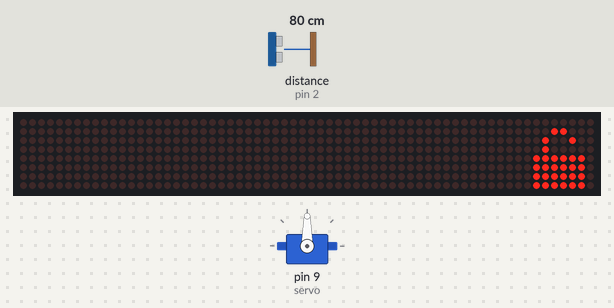
This sketch was run on a simulated Arduino Uno, built with avr-gcc and run on an emulated ATmega328P. Parts: servo, 64×8 LED matrix. The inputs (shaded band) are chosen by the test bench; at power-on: distance to the obstacle (sensor on pin 2) 80 cm. The echo pulse lasts 58.3 µs per cm.

Above: at 0.1 s.
At 6.1 s:
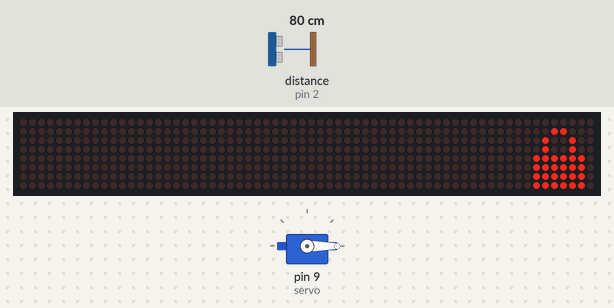
At 9.1 s:
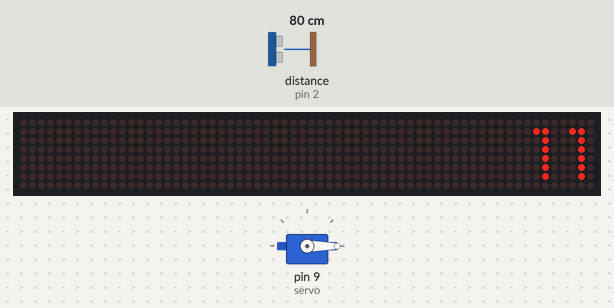
At 10.6 s:
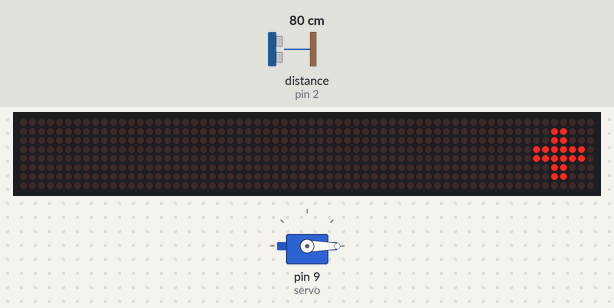
At 13.6 s:
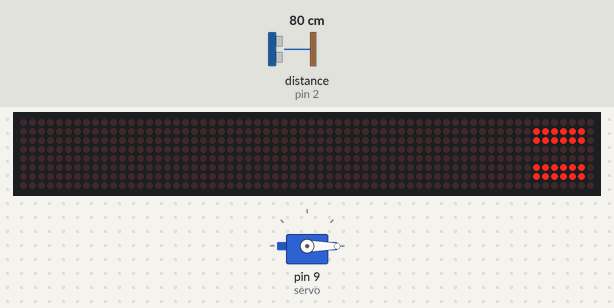
At 18.6 s:
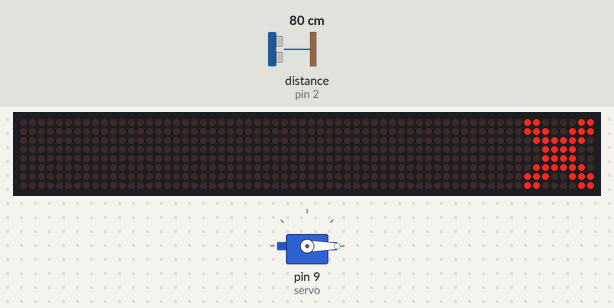

Measured:
- by itself, everything shown: repeats every 12.5 s, in 5 steps
- what the display in image 1 shows lasts 3.0 s, from 6.0 s to 9.0 s
- what the display in image 2 shows lasts 1.5 s, from 9.0 s to 10.5 s
- what the display in image 4 shows lasts 5.1 s, from 13.5 s to 18.6 s

The sketch:

main.ino
```cpp
// Importeren van modules voor componenten.
#include <LedControl.h>
#include <Servo.h>

// Pins voor de afstand senor definiëren
#define echoPin 2
#define trigPin 3

// Servo definiëren.
Servo servo;

// Operatoren definiëren. (+, -, ÷)
byte plus[8] = {0x00,0x18,0x18,0x7E,0x7E,0x18,0x18,0x00};
byte minus[8] ={0x00,0x00,0x00,0x7E,0x7E,0x00,0x00,0x00,};
byte divide[8] = {0x18,0x18,0x00,0x7E,0x7E,0x00,0x18,0x18};
byte equal[8] = {0x00,0x7E,0x7E,0x00,0x00,0x7E,0x7E,0x00};

// Slot icon.
byte gesloten[8] ={0x00,0x18,0x24,0x24,0x7E,0x7E,0x7E,0x7E};
byte open[8] = {0x00,0x18,0x24,0x20,0x7E,0x7E,0x7E,0x7E};


// Getallen. (11, 20, 13, 65, 95)
byte elf[8] = {0x00,0x66,0x22,0x22,0x22,0x22,0x22,0x00};
byte twintig[8] = {0x00,0xF7,0x15,0xF5,0x85,0x85,0xF7,0x00};
byte derTien[8] = {0x00,0x6F,0x21,0x2F,0x21,0x21,0x2F,0x00};
byte vijfEnZestig[8] = {0x00,0xEF,0x88,0xEF,0xA1,0xA1,0xEF,0x00};
byte vijfEnNegintig[8] = {0x00,0x77,0x54,0x77,0x11,0x11,0x77,0x00};

// Feedback voor gebruiker.
byte check[8] = {0x00,0x01,0x03,0x06,0x8C,0xD8,0x70,0x20};
byte cross[8] ={0xC3,0xE7,0x7E,0x3C,0x3C,0x7E,0xE7,0xC3};

// Controler aanmaken voor de ledmatrix.
LedControl lc = LedControl(12, 10, 11, 0);

// Functie die wordt opgeroepen als de arduino wordt gestart.
void setup() {

    // Zet de ledmatrix aan, op volle felheid en wis alles.
    lc.shutdown(0, false);
    lc.setIntensity(0, 15);
    lc.clearDisplay(0);

    // Wijs de code de fysieke arduino pinnen toe.
    pinMode(trigPin, OUTPUT);
    pinMode(echoPin, INPUT);
    servo.attach(9);

    // Zet het slot open
    servo.write(90);

    // Laat een open slot zien op de display.
    printByte(open);

    // Wacht 6 seconden.
    delay(6000);

    // Sluit het slot.
    servo.write(0);

    // Laat een gesloten slot zien op de display.
    printByte(gesloten);

    // Wacht 3 seconden.
    delay(3000);

}

// De hoofd functie van onze geo-chache.
void loop() {

    // Maak een while-loop zodat we gebruik kunnen maken van break.
    while (true)
    {
        // Bij elk nieuw spel zet het slot voor de zekerheid nog een keer op slot.
        servo.write(0);

        // Laat de eerste som zien.
        if(question(elf, plus, elf, 22) == false){

            // Als er fout is geantwoord gaan we uit de loop en beginnen we opnieuw.
            break;
        }

        // Laat de tweede som zien.
        if(question(vijfEnZestig, divide, derTien, 5) == false){

            // Als er fout is geantwoord gaan we uit de loop en beginnen we opnieuw.
            break;
        }

        // Laat de derde som zien.
        if(question(vijfEnNegintig, minus, vijfEnZestig, 30) == false){

            // Als er fout is geantwoord gaan we uit de loop en beginnen we opnieuw.
            break;
        }

        // Als je op dit punt van de loop komt heb je alles goed.

        // Laat een gesloten slot zien op de ledmatrix.
        printByte(gesloten);

        // Wacht 1 seconden.
        delay(1000);

        // Draai de servo naar 90 graden en laat een open slot zien op de ledmatrix.
        servo.write(90);
        printByte(open);

        // Wacht 30 seconden.
        delay(30000);

        // Stop de while-loop en begin opnieuw.
        break;

    }

}

// De functie die voor elke vraag wordt opgeroepen. Parameters(eerste getal, operator, tweede getal, correcte antwoord)
bool question(byte first[8], byte oper[8], byte second[8] , int answer){

    // Stel de fout marge voor het goede antwoord in.
    int maxx = answer + 4;
    int minn = answer - 4;

    // Laat het eerste getal zien en wacht 1.5 seconden.
    printByte(first);
    delay(1500);

    // Laat de operator zien en wacht 1.5 seconden.
    printByte(oper);
    delay(1500);

    // Laat het tweede getal zien en wacht 1.5 seconden.
    printByte(second);
    delay(1500);

    // Laat het = teken zien en wacht 5 seconden.
    printByte(equal);
    delay(5000);

    // Lees de door de gebruiker gegeven waarde uit. (in CM)
    int distance = getDistance();

    // Kijk of het antwoord tussen de fout marge past.
    if (distance < maxx && distance > minn) {

        // Zo ja, laat een check teken zien en wacht 3 seconden.
        printByte(check);
        delay(3000);

        // Return waar.
        return true;

    } else {

        // Zo nee, laat een kruis zien en wacht 3 seconden.
        printByte(cross);
        delay(3000);

        // Return onwaar.
        return false;
    }

}


// Functie voor het schrijven naar de ledmatrix. Parameters(beeld)
void printByte(byte character[]) {
    int i = 0;
    // Voor elke byte in de array.
    for (i = 0; i < 8; i++) {

        // Schrijf de waarde naar de ledmatrix.
        lc.setRow(0, i, character[i]);
    }
}

// Functie voor het ontvangen en berekenen van de afstand.
int getDistance () {

    // Maak de variabelen aan.
    long duration;
    int distance;

    // Schrijf een lage waarde naar de triger pin van de sensor.
    digitalWrite(trigPin, LOW);

    // Wacht 2 micro seconden.
    delayMicroseconds(2);

    // Schrijf een hoge waarde naar de triger pin van de sensor.
    digitalWrite(trigPin, HIGH);

    // Wacht 10 micro seconden.
    delayMicroseconds(10);

    // Schrijf een lage waarde naar de triger pin van de sensor.
    digitalWrite(trigPin, LOW);

    // Hoelang duurt het voordat de verstuurde pulse ontvangen wordt.
    duration = pulseIn(echoPin, HIGH);

    // Bereken de afstand doormiddel van een berekening. (duur x geluidssnelheid ÷ 2)
    distance = duration * 0.034 / 2;

    // Geef de afstand terug.
    return distance;
}
```
